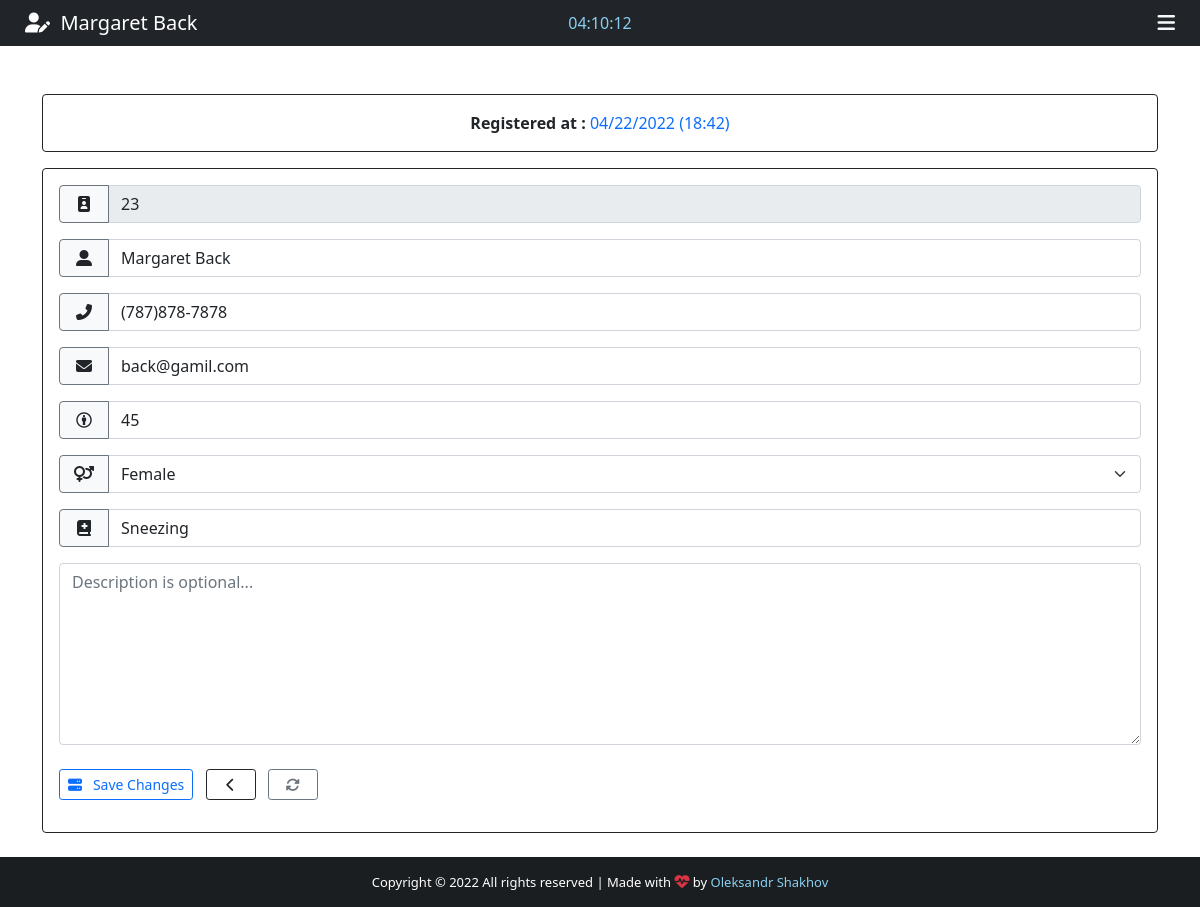
The app's page /patient/23 (signed in) with its own data.
### App/models.py (models this page shows, shortened)
class Patient(models.Model):
    GENDER = (
        ('Female', 'F'),
        ('Male', 'M'),
    )
    id = models.IntegerField(primary_key=True)
    name = models.CharField(max_length=100)
    phone = models.CharField(max_length=100)
    email = models.CharField(max_length=100)
    diagnosis = models.CharField(max_length=200)
    age = models.CharField(max_length=100)
    gender = models.CharField(max_length=100, null=True, choices=GENDER)
    note = models.TextField(blank=True)
    created_at = models.DateTimeField(auto_now_add=True)

### App/views.py (the view)
# urls.py: path('patient/<str:patient_id>',
@cache_control(no_cache=True, must_revalidate=True,
               no_store=True)  # For Security
@login_required(login_url='login')
def patient(request, patient_id):
    patient = Patient.objects.get(id=patient_id)
    if patient != None:
        return render(request, 'edit.html', {'patient': patient})

### App/templates/edit.html (shortened to what this page needs)
{% extends 'add.html' %}
{% block navbar-content %}
<i class="fas fa-user-edit"></i>&nbsp;&nbsp;{{ patient.name }}
{% endblock navbar-content %}
{% block card-title %}
<strong>Registered at : </strong> <span class="text-primary"> {{ patient.created_at | date:'m/d/Y (H:i)' }}</span>
{% endblock card-title %}
{% block Btn-content1 %}
<i class="fas fa-server"></i>&nbsp;&nbsp; Save Changes
{% endblock Btn-content1 %}
{% block action %} action="/edit_patient" {% endblock action %}
{% block Value-id %}
<div class="input-group mb-3" title="Patient ID">
	<span class="side-label btn border-secondary bg-light text-small"><i class="fas fa-id-badge"></i></span>
	<input type="text" class="form-control text-small" name="id" value="{{ patient.id }}" readonly>
</div>
{% endblock Value-id %}
{% block Value-name %}value='{{ patient.name }}'{% endblock Value-name %}
{% block Value-phone %}value='{{ patient.phone }}'{% endblock Value-phone %}
{% block Value-email %}value='{{ patient.email }}'{% endblock Value-email %}
{% block Value-age %}value='{{ patient.age }}'{% endblock Value-age %}
{% block option %} <option style="background-color: #d3d3d3; color: #007bff;">{{ patient.gender }}</option> {% endblock option %}
{% block Value-gender %}value='{{ patient.gender }}'{% endblock Value-gender %}
{% block Value-diagnosis %}value='{{ patient.diagnosis }}'{% endblock Value-diagnosis %}

### App/templates/add.html (shortened to what this page needs)
{% extends 'base.html' %}
{% block time %}
<div class="col-sm">
	<center>
		<span style="color: #89cff0;" id="clock"></span>
	</center>
</div>
{% endblock time %}
{% block nav-btn %}
<div class="text-light" id="sidebar" data-bs-toggle="offcanvas" data-bs-target="#offcanvasRight" aria-controls="offcanvasRight">
	<i class="fas fa-bars"></i>
</div>
{% endblock nav-btn %}
{% block footer %} style="color: #89cff0; text-decoration: none;"{% endblock footer %}
{% block content %}
<div class="container">
	<div class="row">
		<div class="col-lg-12">
			<div class="card card-body border-dark mt-5">
				<span class="text-center text-small" id="info">{% block card-title %} <span class="text-primary"> FILL OUT THE FORM BELOW </span> {% endblock card-title %}</span>
			</div>
			<form {% block action %} action="/add_patient" {% endblock action %} method="POST" enctype="multipart/form-data" class="card p-3 border-dark mt-3">
				{% block Value-id %}{% endblock Value-id %}
				<div class="input-group mb-3">
					<span class="side-label btn border-secondary bg-light text-small"><i class="fas fa-user-alt"></i></span>
					<input type="text" class="form-control" name="name" id="name" maxlength="40" placeholder="Patient name" required {% block Value-name %} {% endblock Value-name %}>
				</div>
				<div class="input-group mb-3">
					<span class="side-label btn border-secondary bg-light text-small"><i class="fas fa-phone-alt"></i></span>
					<input type="text" class="form-control" name="phone" id="phone" placeholder="Patient phone" required {% block Value-phone %} {% endblock Value-phone %}>
				</div>
				<div class="input-group mb-3">
					<span class="side-label btn border-secondary bg-light text-small"><i class="fas fa-envelope"></i></span>
					<input type="text" class="form-control" name="email" id="email" maxlength="40" placeholder="Patient email" required {% block Value-email %} {% endblock Value-email %}>
				</div>
				<div class="input-group mb-3">
					<span class="side-label btn border-secondary bg-light text-small"><i class="fab fa-creative-commons-by"></i></span>
					<input type="text" class="form-control" name="age" id="age" maxlength="3" placeholder="Patient age" required {% block Value-age %} {% endblock Value-age %}>
				</div>
				<div class="input-group mb-3">
					<label><span class="side-label btn border-secondary bg-light text-small" style="border-radius: 4px 0px 0px 4px;"><i class="fa fa-venus-mars"></i></span></label>
					<select class="form-select" name="gender" id="gender" required {% block Value-gender %} {% endblock Value-gender %}>
						{% block option %}{% endblock option %}
					</select>
				</div>
				<div class="input-group mb-3">
					<span class="side-label btn border-secondary bg-light text-small"><i class="fas fa-book-medical"></i></span>
					<input type="text" class="form-control" name="diagnosis" id="diagnosis" maxlength="50" placeholder="Patient diagnosis" required {% block Value-diagnosis %} {% endblock Value-diagnosis %}>
				</div>
				<div class="form-group">
					<textarea class="form-control text-small" name="note" rows="7" maxlength="1000" placeholder="Description is optional...">{% block Value-note %}{% endblock Value-note %}</textarea>
				</div>
				<div id="btn-desktop" class="mt-4" style="width: 100%;">
					<button type="submit" class="btn btn-outline-primary btn-sm mb-3 btn-add">
						{% block Btn-content1 %}{% endblock Btn-content1 %}
					</button>
					<a href="{% url 'backend' %}" class="btn btn-outline-dark btn-sm mb-3 ms-2" style="width: 50px;" title="Back">
						<i class="fas fa-chevron-left"></i>
					</a>
					<button type="reset" class="btn btn-outline-secondary btn-sm mb-3 ms-2" style="width: 50px;" title="Reset">
						<i class="fas fa-sync-alt"></i>
					</button>
				</div>
			</form>
		</div>
	</div>
</div>
<br><br><br>
{% endblock content %}

### App/static/css/style.css (style rules this page uses)
html, body { height: 100%; margin: 0; max-width: 100%; overflow: hidden; }
#sidebar, #front-nav-icon { float: right; margin-right: 25px; cursor: pointer; font-size: 20px; }
.side-label { width: 80px; }
.side-label { width: 50px; }

### records on screen
Patient: name "Margaret Back", created_at "04/22/2022 (18:42)", id "23", phone "(787)878-7878", email "back@gamil.com", age "45", gender "Female", diagnosis "Sneezing"
